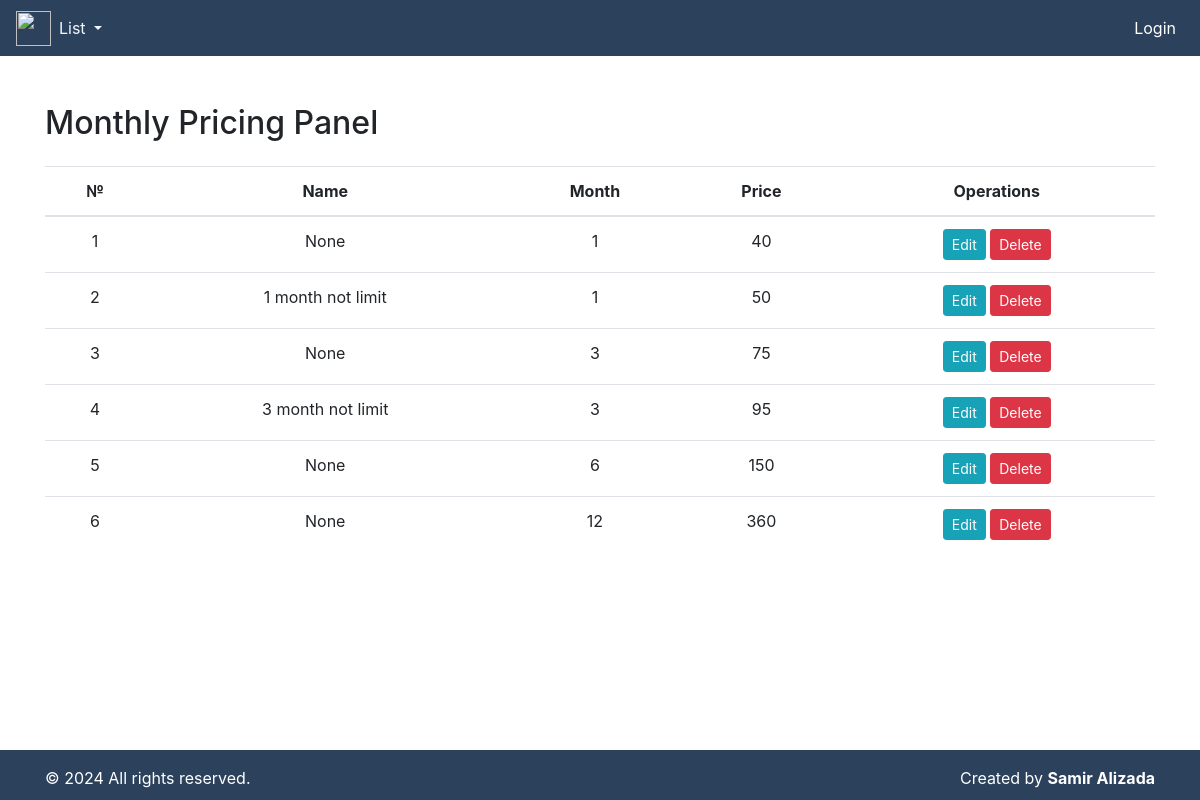
Page /monthlypricing-panel/ on the earlier database version.
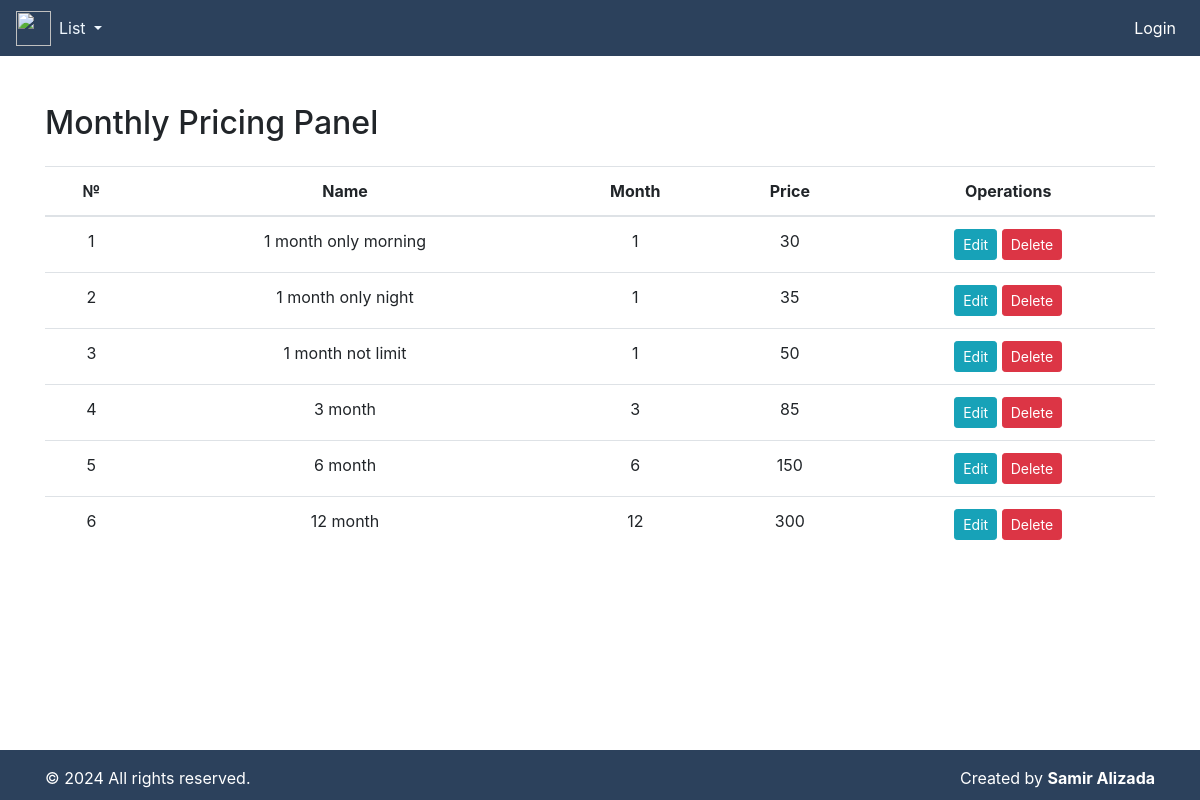
Same page on the later database version.
### fitness/models.py (models this page shows, shortened)
class MonthlyPricing(models.Model):
    name = models.CharField(max_length=30, null=True)
    month = models.IntegerField()
    price = models.IntegerField()

### fitness/views.py (the view)
# urls.py: path('monthlypricing-panel/', monthlypricing_panel, name='monthlypricing_panel'),
def monthlypricing_panel(request):
    monthlypricings = MonthlyPricing.objects.all().order_by('price')
    return render(request, 'monthlypricing_panel.html', {'monthlypricings': monthlypricings})

### templates/monthlypricing_panel.html (shortened to what this page needs)
{% include "index.html" %}
{% block content %}
<div class="container mt-5">
    <h2 class="mb-4">Monthly Pricing Panel</h2>
    <table class="table text-center">
        <thead>
            <tr>
                <th scope="col">№</th>
                <th scope="col">Name</th>
                <th scope="col">Month</th>
                <th scope="col">Price</th>
                <th scope="col">Operations</th>
            </tr>
        </thead>
        <tbody>
            {% for monthlypricing in monthlypricings %}
            <tr>
                <td>{{ forloop.counter }}</td>
                <td>{{ monthlypricing.name }}</td>
                <td>{{ monthlypricing.month }}</td>
                <td>{{ monthlypricing.price }}</td>
                <td>
                    <a href="{% url 'update_monthlypricing' monthlypricing.pk %}" class="btn btn-sm btn-info">Edit</a>
                    <a href="{% url 'delete_monthlypricing' monthlypricing.pk %}" class="btn btn-sm btn-danger" onclick="return confirm('Are you sure you want to delete this monthly pricing?')">Delete</a>
                </td>
            </tr>
            {% endfor %}
        </tbody>
    </table>
</div>
{% endblock content %}

### templates/index.html (shortened to what this page needs)
<!DOCTYPE html>
<html lang="en">
    <head>
        <link rel="stylesheet" href="https://cdn.jsdelivr.net/npm/bootstrap@4.0.0/dist/css/bootstrap.min.css"
>
        <link href="https://cdn.jsdelivr.net/npm/select2@4.1.0-rc.0/dist/css/select2.min.css" rel="stylesheet" />
    </head>
    <body style="height: 100%; width: 100%;">
        {% include 'navbar.html' %}
        <footer class="footer mt-auto py-3 text-white">
            <div class="container">
                <div class="row">
                    <div class="col-md-6 text-left">
                        <span>
                            &copy; 2024 All rights reserved.
                        </span>
                    </div>
                    <div class="col-md-6 text-right">
                        <span>
                            Created by <strong>Samir Alizada</strong>
                        </span>
                    </div>
                </div>
            </div>
        </footer>
    </body>
</html>

### templates/navbar.html (shortened to what this page needs)
<!DOCTYPE html>
<html lang="en">
    <head>
        <link rel="stylesheet" href="https://cdn.jsdelivr.net/npm/bootstrap@4.0.0/dist/css/bootstrap.min.css"
>
        <link href="https://cdn.jsdelivr.net/npm/select2@4.1.0-rc.0/dist/css/select2.min.css" rel="stylesheet" />
    </head>
    <body>
        <nav class="navbar navbar-expand-lg navbar-light bg-dark">
            <a href="{% url 'student_list' %}"><img src="https://previews.123rf.com/images/bogadeva1983/bogadeva19832107/bogadeva1983210700005/171787253-fitness-club-or-gym-logo-emblem-fist-holds-barbell-and-inscription-gym-isolated-on-white-vector.jpg" alt="" style="height: 35px; width: 35px;"></a>
            <div class="collapse navbar-collapse" id="navbarNavDropdown">
                <ul class="navbar-nav">
                    <li class="nav-item dropdown">
                        <a class="nav-link dropdown-toggle" style="color: aliceblue;" href="#"
                            id="navbarDropdownMenuLink" data-toggle="dropdown" aria-haspopup="true"
                            aria-expanded="false">
                            List
                        </a>
                    </li>
                </ul>
                {% if user.is_authenticated %}
                <ul class="navbar-nav ml-auto">
                    <li class="nav-item dropdown">
                        <a class="nav-link dropdown-toggle" style="color: aliceblue;" href="#"
                            id="navbarDropdownMenuLinkk" data-toggle="dropdown" aria-haspopup="true"
                            aria-expanded="false">
                            Add
                        </a>
                        <div class="dropdown-menu" aria-labelledby="navbarDropdownMenuLink">
                            <a class="dropdown-item" href="{% url 'add_monthlypricing' %}">Month</a>
                            <a class="dropdown-item" href="{% url 'add_trainer' %}">Trainer</a>
                            <a class="dropdown-item" href="{% url 'add_student' %}">Student</a>
                            <a class="dropdown-item" href="{% url 'add_bar' %}">Bar Stock</a>
                            <a class="dropdown-item" href="{% url 'add_bar_sold' %}">Bar Sold</a>
                        </div>
                    </li>
                    <li class="nav-item dropdown">
                        <a class="nav-link dropdown-toggle" style="color: aliceblue;" href="#"
                            id="navbarDropdownMenuLinkkk" data-toggle="dropdown" aria-haspopup="true"
                            aria-expanded="false">
                            Panel
                        </a>
                        <div class="dropdown-menu" aria-labelledby="navbarDropdownMenuLink">
                            <a class="dropdown-item" href="{% url 'trainer_panel' %}">Trainer</a>
                            <a class="dropdown-item" href="{% url 'student_panel' %}">Student</a>
                            <a class="dropdown-item" href="{% url 'bar_panel' %}">Bar</a>
                            <a class="dropdown-item" href="{% url 'bar_sold_panel' %}">Bar Sold</a>
                            <a class="dropdown-item" href="{% url 'monthlypricing_panel' %}">Monthly Price</a>
                        </div>
                    </li>
                    <li class="nav-item">
                        <a class="nav-link" style="color: white;" href="{% url 'logout' %}">Logout</a>
                    </li>
                </ul>
                {% else %}
                <ul class="navbar-nav ml-auto">
                    <li class="nav-item">
                        <a class="nav-link" style="color: white;" href="{% url 'login' %}">Login</a>
                    </li>
                </ul>
                {% endif %}
            </div>
        </nav>
    </body>
</html>

### templates/index.html (style rules this page uses)
.footer { position: fixed; bottom: 0; width: 100%; background-color: rgb(44, 65, 92); color: white; text-align: center; padding: 10px 10; height: 50px; }

### templates/navbar.html (style rules this page uses)
.navbar { background-color: #2C415C !important; }

Differences in the rows shown:
removed MonthlyPricing: name "None", month "1", price "40"
removed MonthlyPricing: name "None", month "3", price "75"
removed MonthlyPricing: name "3 month not limit", month "3", price "95"
removed MonthlyPricing: name "None", month "6", price "150"
removed MonthlyPricing: name "None", month "12", price "360"
added MonthlyPricing: name "1 month only morning", month "1", price "30"
added MonthlyPricing: name "1 month only night", month "1", price "35"
added MonthlyPricing: name "3 month", month "3", price "85"
added MonthlyPricing: name "6 month", month "6", price "150"
added MonthlyPricing: name "12 month", month "12", price "300"
